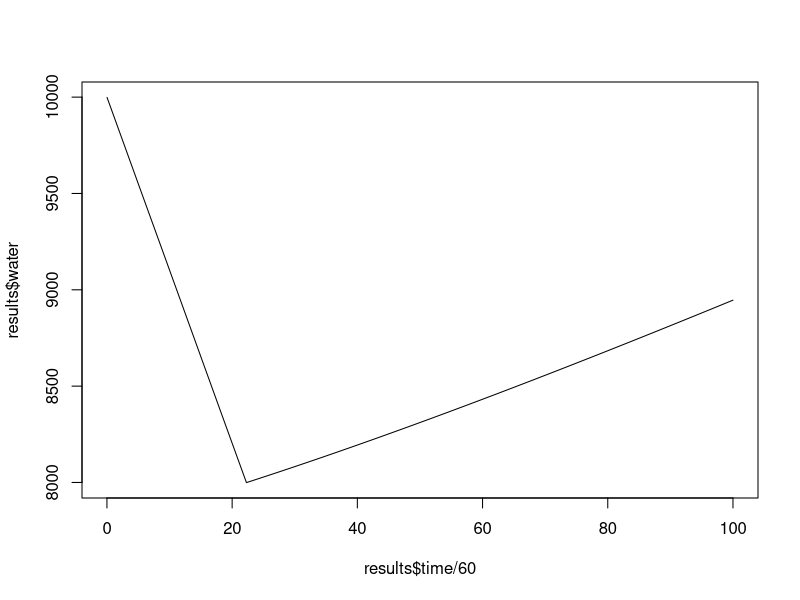
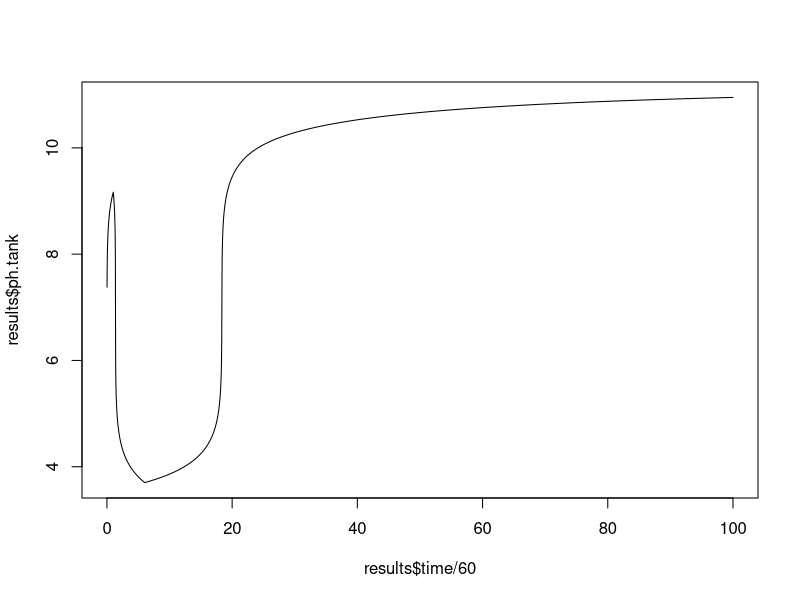
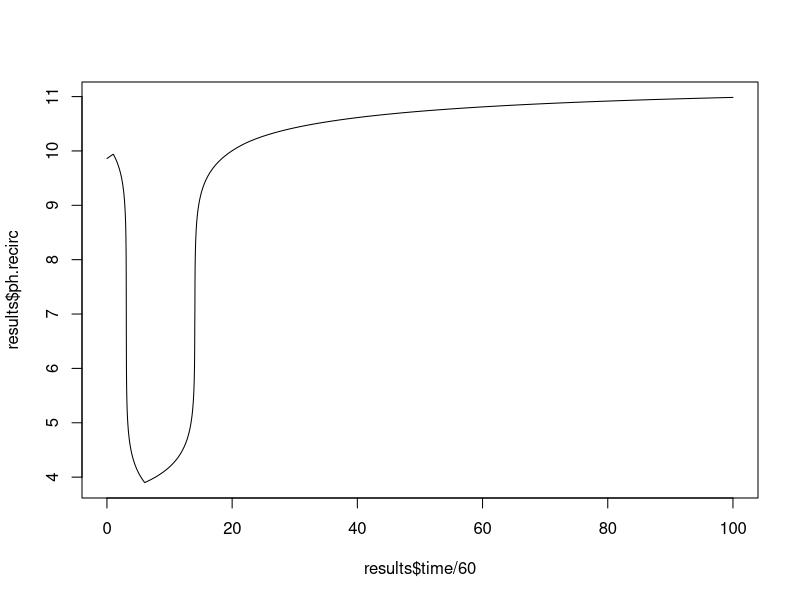
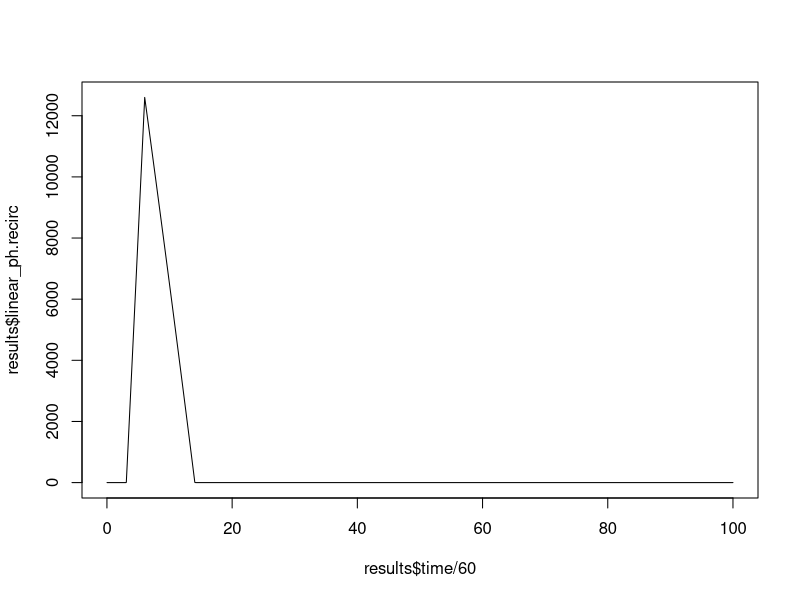

These charts were generated, in order, by the following R code:
tankContents <- c(water=10000, hcl=0, naoh=0, nacl=0) # (litres, grams, grams, grams)
bleedRate <- 1.5 # litres / second
recirculationRate = 124000/60/60 # litres / second 

# Simulates the recirculation pump; returns the tank contents after pumping as well 
# as the pumping contents
recirc <- function(tankContents, recircRate, timeDelta) {
  recircTotalVolume <- recirculationRate * timeDelta
  recircContents <- recircTotalVolume/sum(tankContents) * tankContents
  tankContents <- tankContents - recircContents
  return(list(tankContents=tankContents, recircContents=recircContents))
}


# Returns the liquid contents after bleeding
bleed <- function(liquidContents, recircRate, timeDelta) {
  bleedTotalVolume <- bleedRate * timeDelta
  bleedVolumes <- bleedTotalVolume/sum(liquidContents) * liquidContents 
  liquidContents <- liquidContents - bleedVolumes
  return(liquidContents)
}


# Returns the recirculation contents to the tank
returnRecirc <- function(tankContents, recircContents) {
  tankContents <- tankContents + recircContents
  return(tankContents)
}


# Simulates make-up water
makeupWaterRate <- 6000 / 60 / 60 # litres / second
makeupWaterHigh <- 10000 # litres
makeupWaterLow <- 8000   # litres
makeupWater <- function(tankContents, makeupWaterRate, onVolume, offVolume, timeDelta) {
  # Turn make up water on if necessary
  if (tankContents["water"] <= onVolume) {
    # Turn makeup water on
    attr(makeupWater, "state") <<- TRUE
  }
  
  # Turn make up water off if necessary
  if (tankContents["water"] >= offVolume) {
    # Turn makeup water off
    attr(makeupWater, "state") <<- FALSE
  }
  
  # Get current value of makeupWaterOn
  makeupWaterOn <- attr(makeupWater, "state")
  if (is.null(makeupWaterOn)) makeupWaterOn <- FALSE
  
  if (makeupWaterOn) {
    makeupWaterVolume <- makeupWaterRate * timeDelta
    tankContents["water"] <- tankContents["water"] + makeupWaterVolume
  }
    
  return(tankContents)
}

init_makeupWater <- function() {
  attr(makeupWater, "state") <<- FALSE
}

test_makeupWater <- function() {
  init_makeupWater()
  tankContents <- c(water=0, hcl=0, naoh=0) # (litres, grams, grams)
  result <- makeupWater(tankContents, 
                        makeupWaterRate = 1, 
                        onVolume = 0,
                        offVolume = 1,
                        timeDelta = 1)
  stopifnot(result["water"] == 1)
  stopifnot(result["hcl"] == 0)
  stopifnot(result["naoh"] == 0)
  
  # Make up water should now be off
  result <- makeupWater(result, 
                        makeupWaterRate = 1, 
                        onVolume = 0,
                        offVolume = 1,
                        timeDelta = 1)
  stopifnot(result["water"] == 1)
  stopifnot(result["hcl"] == 0)
  stopifnot(result["naoh"] == 0)  
  
  # Make up water should stay off
  result <- makeupWater(result, 
                        makeupWaterRate = 1, 
                        onVolume = 0,
                        offVolume = 1,
                        timeDelta = 1)
  stopifnot(result["water"] == 1)
  stopifnot(result["hcl"] == 0)
  stopifnot(result["naoh"] == 0)  
}

# Simulates the measurement of pH
measurePh <- function(liquidContents) {
  hcl <- unname(liquidContents["hcl"])
  naoh <- unname(liquidContents["naoh"])
  water <- unname(liquidContents["water"])
  
  # Check that neuralisation has already occurred
  stopifnot(hcl==0 | naoh==0)
  
  if (hcl > 0) {
    # pH calculation if there is HCl
    gramsPerMol <- 36
    molOfHcl <- hcl / gramsPerMol
    volume <- water # Assumes that chemical additions do not change volume
    molPerLitre <- molOfHcl / volume
    ph <- -log10(molPerLitre)
    if (ph>7) ph <- 7 # The amount of HCl is so small this equation is no longer correct
  } else if (naoh > 0) {
    # pH calculation if there is NaOH
    gramsPerMol <- 40
    molOfNaoh <- naoh / gramsPerMol
    volume <- water # Assumes that chemical additions do not change volume
    molPerLitre <- molOfNaoh / volume
    poh <- -log10(molPerLitre)
    ph <- 14 - poh
    if (ph<7) ph <- 7 # The amount of NaOH is so small this equation is no longer correct
  } else {
    # pH if there is no HCl nor NaOH
    ph <- 7
  }
  
  # Linearised pH
  linear_ph <- 10^(8-ph)
  
  return(c(ph=ph, linear_ph=linear_ph))
}

test_measurePh <- function() {
  tankContents <- c(water=10000, hcl=1000, naoh=0) # (litres, grams, grams)
  result <- measurePh(tankContents)
  stopifnot(abs(result - 2.56) < 0.01)
}

# Instantanously adds an acid dose
instantaneousAcidDose <- function(tankContents, doseAmount) {
  tankContents["hcl"] <- tankContents["hcl"] + doseAmount
  return(tankContents)
}

test_instantaneousAcidDose <- function() {
  tankContents <- c(water=10000, hcl=0, naoh=0) # (litres, grams, grams)
  result <- instantaneousAcidDose(tankContents, 1000)
  stopifnot(result["hcl"] == 1000)
}


# Pour acid over time
doseAcidAtFixedRate <- function(tankContents, doseAmount, doseDuration, timeDelta) {
  dosedSoFar <- attr(doseAcidAtFixedRate, "dosedSoFar")
  if (is.null(dosedSoFar)) {
    dosedSoFar <- 0
  }
  
  thisDoseAmount <- doseAmount / doseDuration * timeDelta

  if (dosedSoFar < doseAmount) {
    tankContents["hcl"] <- tankContents["hcl"] + thisDoseAmount
    dosedSoFar <- dosedSoFar + thisDoseAmount
    attr(doseAcidAtFixedRate, "dosedSoFar") <<- dosedSoFar
  }  

  return(tankContents)
}

# Initialise static local variable
init_doseAcidAtFixedRate <- function() {
  attr(doseAcidAtFixedRate, "dosedSoFar") <<- 0
}

test_doseAcidAtFixedRate <- function() {
  init_doseAcidAtFixedRate()
  tankContents <- c(water=10000, hcl=0, naoh=0) # (litres, grams, grams)
  result <- doseAcidAtFixedRate(tankContents, 1000, 5*60, timeDelta=60)
  stopifnot(result["hcl"] == 200)
  result <- doseAcidAtFixedRate(result, 1000, 5*60, timeDelta=60)
  stopifnot(result["hcl"] == 400)
}


doseCausticAtFixedRate <- function(liquidContents, doseRate, timeDelta) {
  liquidContents["naoh"] <- liquidContents["naoh"] + doseRate * timeDelta
  return(liquidContents)
}

chemicalReaction <- function(liquidContents) {
  hcl <- unname(liquidContents["hcl"])
  naoh <- unname(liquidContents["naoh"])
  
  gramsPerMolHcl <- 36
  gramsPerMolNaoh <- 40
  molHcl <- hcl / gramsPerMolHcl
  molNaoh <- naoh / gramsPerMolNaoh
  
  if (molHcl > molNaoh) {
    molHcl <- molHcl - molNaoh
    molNaoh <- 0
  } else {
    molNaoh <- molNaoh - molHcl
    molHcl <- 0
  }
  
  # Convert back to grams
  hcl <- molHcl * gramsPerMolHcl
  naoh <- molNaoh * gramsPerMolNaoh
  
  liquidContents["hcl"] <- hcl
  liquidContents["naoh"] <- naoh
  
  return(liquidContents)
}

# Simulates the system through a single time step
update <- function(tankContents, recircRate, time, timeDelta) {
  # Add acid
  if (time>60) {
    tankContents <- doseAcidAtFixedRate(tankContents, 100, 5*60, timeDelta)
  }
  # Add makup water
  tankContents <- makeupWater(tankContents, makeupWaterRate, makeupWaterLow, makeupWaterHigh, timeDelta=timeDelta)
  # Recirc the water
  recircResult <- recirc(tankContents, recircRate, timeDelta)
  tankContents <- recircResult$tankContents
  recircContents <- recircResult$recircContents
  # Dose caustic
  recircContents <- doseCausticAtFixedRate(recircContents, 0.1, timeDelta)
  recircContents <- chemicalReaction(recircContents)
  # Measure the pH in the recirc line
  measuredPhRecirc <- measurePh(recircContents)
  names(measuredPhRecirc) <- c("ph.recirc", "linear_ph.recirc")
  # Bleed some of the recirc water
  recircContents <- bleed(recircContents, recircRate, timeDelta)
  # Return the remaining recirc water to the tank
  tankContents <- returnRecirc(tankContents, recircContents)
  tankContents <- chemicalReaction(tankContents)
  # Measure the pH in the tank
  measuredPhTank <- measurePh(tankContents)
  names(measuredPhTank) <- c("ph.tank", "linear_ph.tank")
  
  return(list(tankContents=tankContents, ph.recirc=measuredPhRecirc, ph.tank=measuredPhTank))
}

test_update <- function() {
  tankContents <- c(water=10000, hcl=1000, naoh=0) # (litres, grams, grams)
  update(tankContents, recirculationRate, 1, timeDelta=1)
  # No test defined
}

# Simulates the system through multiple time steps
run <- function(tankContents, recircRate, duration, timeDelta=0.2) {
  init_makeupWater()
  init_doseAcidAtFixedRate()
  time <- 0
  results <- NULL
  
  while (time < duration) {
    result <- update(tankContents, recircRate, time, timeDelta)
    tankContents <- result$tankContents
    time <- time + timeDelta
    results <- rbind(results, c(time=time, result$tankContents, result$ph.recirc, result$ph.tank))
  }
  
  return(data.frame(results))
}

results <- run(tankContents, recirculationRate, duration=100*60, timeDelta=1)

plot(results$time/60, results$water, type="l")
plot(results$time/60, results$ph.tank, type="l")
plot(results$time/60, results$ph.recirc, type="l")
plot(results$time/60, results$linear_ph.recirc, type="l")


